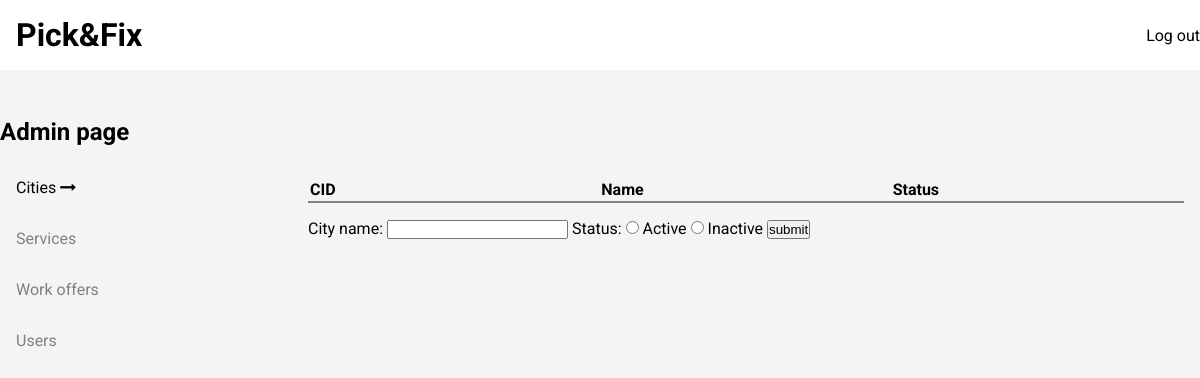
Before: /admin/cities/cities.php with the older database file.
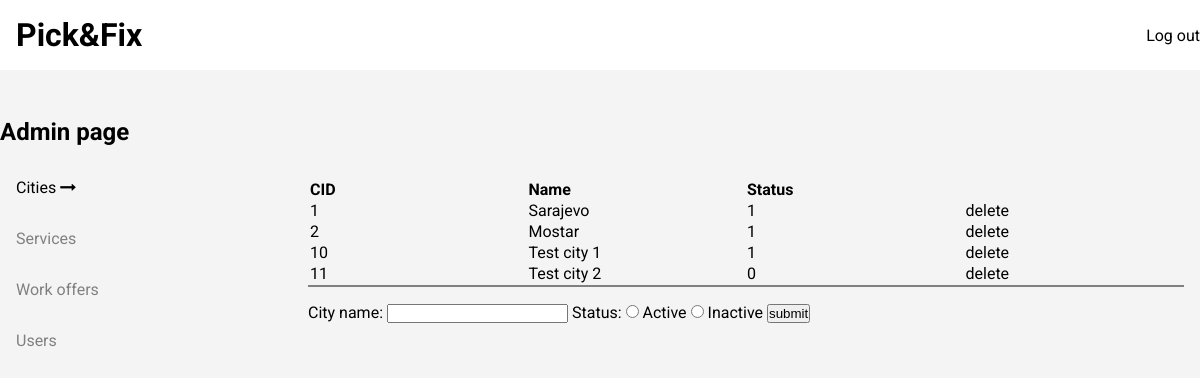
After: the same page with the newer database file.
### tables this page shows
CREATE TABLE `cities` (
  `cid` int(11) NOT NULL,
  `name` varchar(20) NOT NULL,
  `status` tinyint(1) NOT NULL
);

### admin/cities/cities.php (the view, shortened to what this page needs)
<?php
include('../../includes/db.php');
$query1 = mysqli_query($db, "SELECT * FROM cities");
?>
<!doctype html>
<html lang="en">
<head>
    <?php include('../../includes/head.php') ?>
    <link rel="stylesheet" href="../admin.css">
</head>
<body>
<header>
    <div class="inner-header flex-container center">
        <h1><a href="#">Pick&Fix</a></h1>
        <a href="#">Log out</a>
    </div>
</header>
<main class="center">
    <h2>Admin page</h2>
    <div class="flex-container">
        <div class="tables flex-container">
            <a href="cities.php" id="stay">Cities <i class="fa fa-long-arrow-right" aria-hidden="true"></i></a>
            <a href="#">Services</a>
            <a href="#">Work offers</a>
            <a href="#">Users</a>
        </div>
        <div class="rows">
            <table>
                <tr>
                    <th>CID</th>
                    <th>Name</th>
                    <th>Status</th>
                </tr>
                <?php while($row = mysqli_fetch_assoc($query1)): ?>
                    <tr>
                        <td><?= $row["cid"]; ?></td>
                        <td><?= $row["name"]; ?></td>
                        <td><?= $row["status"]; ?></td>
                        <td><a href="delete_city.php?id=<?=$row['cid']; ?>">delete</a></td>
                    </tr>
                <?php endwhile; ?>
            </table>
            <?php include('insert_city.php'); ?>
        </div>
    </div>
</main>
</body>
</html>

### includes/head.php (shortened to what this page needs)
<link rel="stylesheet" href="https://cdnjs.cloudflare.com/ajax/libs/font-awesome/4.7.0/css/font-awesome.min.css">

### admin/cities/insert_city.php (shortened to what this page needs)
<form method="post">
    <label for="name">City name: </label>
    <input type="text" name="name">
    <label for="status">Status: </label>
    <input type="radio" id="status" name="status" value="1"> Active
    <input type="radio" id="status" name="status" value="0"> Inactive
    <button type="submit"> submit</button>
</form>

### admin/admin.css (style rules this page uses)
* { margin: 0; padding: 0; }
.center { max-width: 75rem; margin: 0 auto; }
.flex-container { display: flex; }
body { background-color: #f4f4f4; font-family: 'Roboto', serif; }
header { background-color: white; }
.inner-header { justify-content: space-between; align-items: center; }
h1 { padding: 1rem; }
a { text-decoration: none; color: black; transition: all 0.15s ease-in; }
main { padding: 3rem 0; }
h2 { padding-bottom: 1rem; }
.tables { width: 25%; flex-direction: column; }
.tables a { color: grey; padding: 1rem; }
.rows { width: 75%; padding: 1rem; }
table { border-bottom: 2px solid grey; table-layout: fixed; width: 100%; margin-bottom: 1rem; }
table th { text-align: start; }
#stay { color: black; }

Changed rows visible on the page:
added cities: cid "1", name "Sarajevo", status "1"
added cities: cid "2", name "Mostar", status "1"
added cities: cid "10", name "Test city 1", status "1"
added cities: cid "11", name "Test city 2", status "0"
